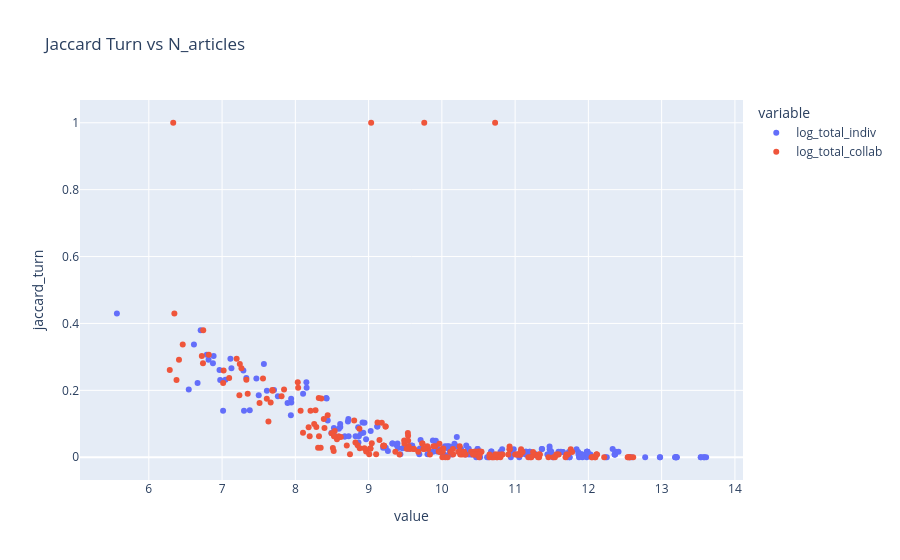

Notebook cell for this chart:
### Code cell
px.scatter(df_stats, x=["log_total_indiv", "log_total_collab"], y="jaccard_turn", hover_data=["name", "region"], title="Jaccard Turn vs N_articles")

### Figure 1 — Plotly figure (JSON) as saved in the notebook; plotly's stock layout.template omitted (floating-point values rounded to 4 significant figures; data arrays with more than 128 entries replaced by an {"elided": "..."} marker saying what was removed)
{"data": [{"customdata": {"elided": "213x2 str values"}, "hovertemplate": "variable=log_total_indiv<br>value=%{x}<br>jaccard_turn=%{y}<br>name=%{customdata[0]}<br>region=%{customdata[1]}<extra></extra>", "legendgroup": "log_total_indiv", "marker": {"color": "#636efa", "symbol": "circle"}, "mode": "markers", "name": "log_total_indiv", "orientation": "v", "showlegend": true, "type": "scatter", "x": {"elided": "213 float values"}, "xaxis": "x", "y": {"elided": "213 float values"}, "yaxis": "y"}, {"customdata": {"elided": "213x2 str values"}, "hovertemplate": "variable=log_total_collab<br>value=%{x}<br>jaccard_turn=%{y}<br>name=%{customdata[0]}<br>region=%{customdata[1]}<extra></extra>", "legendgroup": "log_total_collab", "marker": {"color": "#EF553B", "symbol": "circle"}, "mode": "markers", "name": "log_total_collab", "orientation": "v", "showlegend": true, "type": "scatter", "x": {"elided": "213 float values"}, "xaxis": "x", "y": {"elided": "213 float values"}, "yaxis": "y"}], "layout": {"legend": {"title": {"text": "variable"}, "tracegroupgap": 0}, "title": {"text": "Jaccard Turn vs N_articles"}, "xaxis": {"anchor": "y", "domain": [0, 1], "title": {"text": "value"}}, "yaxis": {"anchor": "x", "domain": [0, 1], "title": {"text": "jaccard_turn"}}}}
